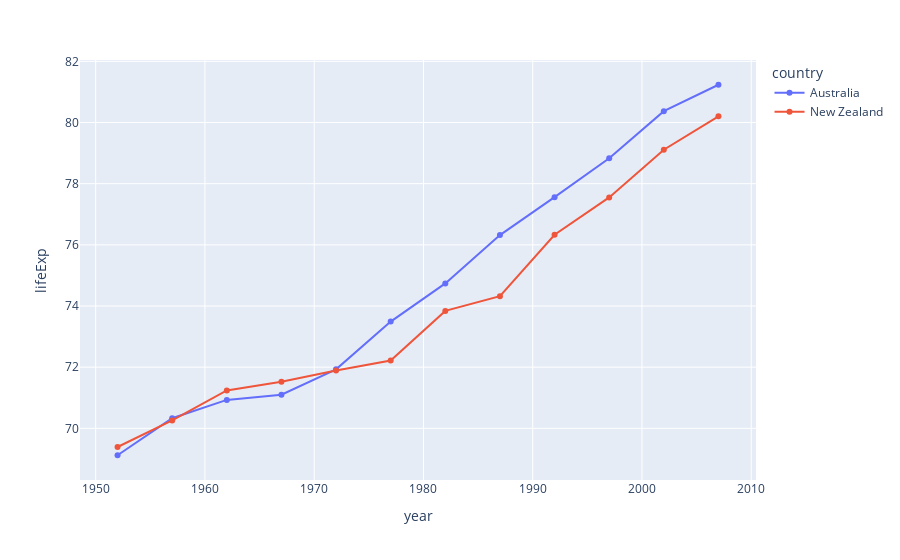

Source (notebook cell):
### Code cell
px.line(data_oce,x="year",y="lifeExp",color="country",markers=True)

### Figure 1 — Plotly figure (JSON) as saved in the notebook; plotly's stock layout.template omitted (floating-point values rounded to 4 significant figures)
{"data": [{"hovertemplate": "country=Australia<br>year=%{x}<br>lifeExp=%{y}<extra></extra>", "legendgroup": "Australia", "line": {"color": "#636efa", "dash": "solid"}, "marker": {"symbol": "circle"}, "mode": "markers+lines", "name": "Australia", "orientation": "v", "showlegend": true, "type": "scatter", "x": [1952, 1957, 1962, 1967, 1972, 1977, 1982, 1987, 1992, 1997, 2002, 2007], "xaxis": "x", "y": [69.12, 70.33, 70.93, 71.1, 71.93, 73.49, 74.74, 76.32, 77.56, 78.83, 80.37, 81.23], "yaxis": "y"}, {"hovertemplate": "country=New Zealand<br>year=%{x}<br>lifeExp=%{y}<extra></extra>", "legendgroup": "New Zealand", "line": {"color": "#EF553B", "dash": "solid"}, "marker": {"symbol": "circle"}, "mode": "markers+lines", "name": "New Zealand", "orientation": "v", "showlegend": true, "type": "scatter", "x": [1952, 1957, 1962, 1967, 1972, 1977, 1982, 1987, 1992, 1997, 2002, 2007], "xaxis": "x", "y": [69.39, 70.26, 71.24, 71.52, 71.89, 72.22, 73.84, 74.32, 76.33, 77.55, 79.11, 80.2], "yaxis": "y"}], "layout": {"autosize": true, "legend": {"title": {"text": "country"}, "tracegroupgap": 0}, "margin": {"t": 60}, "xaxis": {"anchor": "y", "autorange": true, "domain": [0, 1], "range": [1949.0, 2010.0], "title": {"text": "year"}, "type": "linear"}, "yaxis": {"anchor": "x", "autorange": true, "domain": [0, 1], "range": [68.18, 82.17], "title": {"text": "lifeExp"}, "type": "linear"}}}
